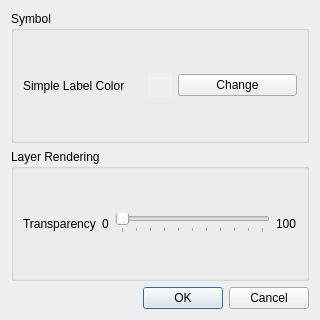
<?xml version="1.0" encoding="UTF-8"?>
<ui version="4.0">
 <class>DlgLayerStyle</class>
 <widget class="QDialog" name="DlgLayerStyle">
  <property name="geometry">
   <rect>
    <x>0</x>
    <y>0</y>
    <width>320</width>
    <height>320</height>
   </rect>
  </property>
  <property name="windowTitle">
   <string>Layer Style</string>
  </property>
  <layout class="QVBoxLayout" name="verticalLayout">
   <item>
    <widget class="QGroupBox" name="gBoxSymbol">
     <property name="title">
      <string>Symbol</string>
     </property>
     <layout class="QHBoxLayout" name="horizontalLayout_2">
      <item>
       <widget class="QLabel" name="labelColor">
        <property name="text">
         <string>Simple Label Color</string>
        </property>
       </widget>
      </item>
      <item>
       <widget class="QLabel" name="labelColorDisplay">
        <property name="sizePolicy">
         <sizepolicy hsizetype="Fixed" vsizetype="Fixed">
          <horstretch>0</horstretch>
          <verstretch>0</verstretch>
         </sizepolicy>
        </property>
        <property name="minimumSize">
         <size>
          <width>24</width>
          <height>24</height>
         </size>
        </property>
        <property name="autoFillBackground">
         <bool>true</bool>
        </property>
        <property name="text">
         <string/>
        </property>
       </widget>
      </item>
      <item>
       <widget class="QPushButton" name="btnChangeColor">
        <property name="text">
         <string>Change</string>
        </property>
       </widget>
      </item>
     </layout>
    </widget>
   </item>
   <item>
    <widget class="QGroupBox" name="gBoxRendering">
     <property name="title">
      <string>Layer Rendering</string>
     </property>
     <layout class="QHBoxLayout" name="horizontalLayout">
      <item>
       <widget class="QLabel" name="labelTransparency">
        <property name="text">
         <string>Transparency</string>
        </property>
       </widget>
      </item>
      <item>
       <widget class="QLabel" name="labelTickStart">
        <property name="text">
         <string>0</string>
        </property>
       </widget>
      </item>
      <item>
       <widget class="QSlider" name="sliderTransparency">
        <property name="maximum">
         <number>100</number>
        </property>
        <property name="orientation">
         <enum>Qt::Horizontal</enum>
        </property>
        <property name="tickPosition">
         <enum>QSlider::TicksBelow</enum>
        </property>
        <property name="tickInterval">
         <number>10</number>
        </property>
       </widget>
      </item>
      <item>
       <widget class="QLabel" name="labelTickEnd">
        <property name="text">
         <string>100</string>
        </property>
       </widget>
      </item>
     </layout>
    </widget>
   </item>
   <item>
    <widget class="QDialogButtonBox" name="btnBox">
     <property name="orientation">
      <enum>Qt::Horizontal</enum>
     </property>
     <property name="standardButtons">
      <set>QDialogButtonBox::Cancel|QDialogButtonBox::Ok</set>
     </property>
    </widget>
   </item>
  </layout>
 </widget>
 <resources/>
 <connections>
  <connection>
   <sender>btnBox</sender>
   <signal>accepted()</signal>
   <receiver>DlgLayerStyle</receiver>
   <slot>accept()</slot>
   <hints>
    <hint type="sourcelabel">
     <x>248</x>
     <y>254</y>
    </hint>
    <hint type="destinationlabel">
     <x>157</x>
     <y>274</y>
    </hint>
   </hints>
  </connection>
  <connection>
   <sender>btnBox</sender>
   <signal>rejected()</signal>
   <receiver>DlgLayerStyle</receiver>
   <slot>reject()</slot>
   <hints>
    <hint type="sourcelabel">
     <x>316</x>
     <y>260</y>
    </hint>
    <hint type="destinationlabel">
     <x>286</x>
     <y>274</y>
    </hint>
   </hints>
  </connection>
 </connections>
</ui>
